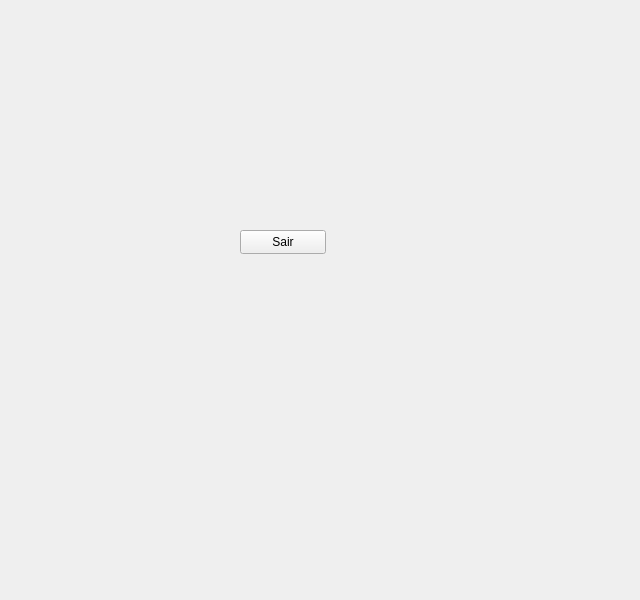
<?xml version="1.0" encoding="UTF-8"?>
<ui version="4.0">
 <class>MainWindow</class>
 <widget class="QMainWindow" name="MainWindow">
  <property name="geometry">
   <rect>
    <x>0</x>
    <y>0</y>
    <width>640</width>
    <height>600</height>
   </rect>
  </property>
  <property name="windowTitle">
   <string>MainWindow</string>
  </property>
  <widget class="QWidget" name="centralwidget">
   <layout class="QVBoxLayout" name="verticalLayout_3">
    <property name="leftMargin">
     <number>0</number>
    </property>
    <property name="topMargin">
     <number>0</number>
    </property>
    <property name="rightMargin">
     <number>0</number>
    </property>
    <property name="bottomMargin">
     <number>0</number>
    </property>
    <item>
     <widget class="QStackedWidget" name="pages">
      <property name="sizePolicy">
       <sizepolicy hsizetype="Expanding" vsizetype="Expanding">
        <horstretch>0</horstretch>
        <verstretch>0</verstretch>
       </sizepolicy>
      </property>
      <property name="cursor">
       <cursorShape>PointingHandCursor</cursorShape>
      </property>
      <property name="styleSheet">
       <string notr="true"/>
      </property>
      <property name="currentIndex">
       <number>2</number>
      </property>
      <widget class="QWidget" name="screenSaver">
       <layout class="QHBoxLayout" name="horizontalLayout">
        <property name="spacing">
         <number>0</number>
        </property>
        <property name="leftMargin">
         <number>0</number>
        </property>
        <property name="topMargin">
         <number>0</number>
        </property>
        <property name="rightMargin">
         <number>0</number>
        </property>
        <property name="bottomMargin">
         <number>0</number>
        </property>
        <item>
         <widget class="QPushButton" name="screenSaver_Button">
          <property name="sizePolicy">
           <sizepolicy hsizetype="Expanding" vsizetype="Expanding">
            <horstretch>0</horstretch>
            <verstretch>0</verstretch>
           </sizepolicy>
          </property>
          <property name="styleSheet">
           <string notr="true">QPushButton {
	border-image: url(:/images/goldenfork.png);
	color: white;
}</string>
          </property>
          <property name="text">
           <string/>
          </property>
         </widget>
        </item>
       </layout>
      </widget>
      <widget class="QWidget" name="login">
       <layout class="QGridLayout" name="gridLayout">
        <item row="1" column="1">
         <layout class="QVBoxLayout" name="verticalLayout">
          <item>
           <widget class="QLabel" name="title">
            <property name="font">
             <font>
              <pointsize>32</pointsize>
              <bold>true</bold>
             </font>
            </property>
            <property name="text">
             <string>Iniciar Sessão</string>
            </property>
            <property name="alignment">
             <set>Qt::AlignmentFlag::AlignCenter</set>
            </property>
           </widget>
          </item>
          <item>
           <layout class="QHBoxLayout" name="cardField">
            <item>
             <widget class="QLabel" name="cardNumber_label">
              <property name="sizePolicy">
               <sizepolicy hsizetype="Fixed" vsizetype="Preferred">
                <horstretch>0</horstretch>
                <verstretch>0</verstretch>
               </sizepolicy>
              </property>
              <property name="minimumSize">
               <size>
                <width>100</width>
                <height>0</height>
               </size>
              </property>
              <property name="text">
               <string>Nº do cartão</string>
              </property>
             </widget>
            </item>
            <item>
             <widget class="QLineEdit" name="cardNumber_lineEdit">
              <property name="placeholderText">
               <string>12345</string>
              </property>
             </widget>
            </item>
           </layout>
          </item>
          <item>
           <layout class="QHBoxLayout" name="passwordField">
            <item>
             <widget class="QLabel" name="password_label">
              <property name="sizePolicy">
               <sizepolicy hsizetype="Fixed" vsizetype="Preferred">
                <horstretch>0</horstretch>
                <verstretch>0</verstretch>
               </sizepolicy>
              </property>
              <property name="minimumSize">
               <size>
                <width>100</width>
                <height>0</height>
               </size>
              </property>
              <property name="text">
               <string>Palavra passe</string>
              </property>
             </widget>
            </item>
            <item>
             <widget class="QLineEdit" name="password_lineEdit">
              <property name="font">
               <font>
                <strikeout>false</strikeout>
               </font>
              </property>
              <property name="echoMode">
               <enum>QLineEdit::EchoMode::Password</enum>
              </property>
              <property name="readOnly">
               <bool>false</bool>
              </property>
              <property name="placeholderText">
               <string>****</string>
              </property>
             </widget>
            </item>
           </layout>
          </item>
          <item>
           <layout class="QHBoxLayout" name="Buttons">
            <item>
             <widget class="QPushButton" name="cancelButton">
              <property name="minimumSize">
               <size>
                <width>0</width>
                <height>64</height>
               </size>
              </property>
              <property name="text">
               <string>Cancelar</string>
              </property>
             </widget>
            </item>
            <item>
             <widget class="QPushButton" name="loginButton">
              <property name="minimumSize">
               <size>
                <width>0</width>
                <height>64</height>
               </size>
              </property>
              <property name="text">
               <string>Iniciar</string>
              </property>
             </widget>
            </item>
           </layout>
          </item>
         </layout>
        </item>
        <item row="1" column="0">
         <spacer name="horizontalSpacer">
          <property name="orientation">
           <enum>Qt::Orientation::Horizontal</enum>
          </property>
          <property name="sizeHint" stdset="0">
           <size>
            <width>40</width>
            <height>20</height>
           </size>
          </property>
         </spacer>
        </item>
        <item row="1" column="2">
         <spacer name="horizontalSpacer_2">
          <property name="orientation">
           <enum>Qt::Orientation::Horizontal</enum>
          </property>
          <property name="sizeHint" stdset="0">
           <size>
            <width>40</width>
            <height>20</height>
           </size>
          </property>
         </spacer>
        </item>
        <item row="0" column="1">
         <spacer name="verticalSpacer">
          <property name="orientation">
           <enum>Qt::Orientation::Vertical</enum>
          </property>
          <property name="sizeHint" stdset="0">
           <size>
            <width>20</width>
            <height>40</height>
           </size>
          </property>
         </spacer>
        </item>
        <item row="2" column="1">
         <spacer name="verticalSpacer_2">
          <property name="orientation">
           <enum>Qt::Orientation::Vertical</enum>
          </property>
          <property name="sizeHint" stdset="0">
           <size>
            <width>20</width>
            <height>40</height>
           </size>
          </property>
         </spacer>
        </item>
       </layout>
      </widget>
      <widget class="QWidget" name="home">
       <widget class="QPushButton" name="pushButton">
        <property name="geometry">
         <rect>
          <x>240</x>
          <y>230</y>
          <width>86</width>
          <height>24</height>
         </rect>
        </property>
        <property name="text">
         <string>Sair</string>
        </property>
       </widget>
      </widget>
     </widget>
    </item>
   </layout>
  </widget>
 </widget>
 <resources/>
 <connections/>
</ui>
